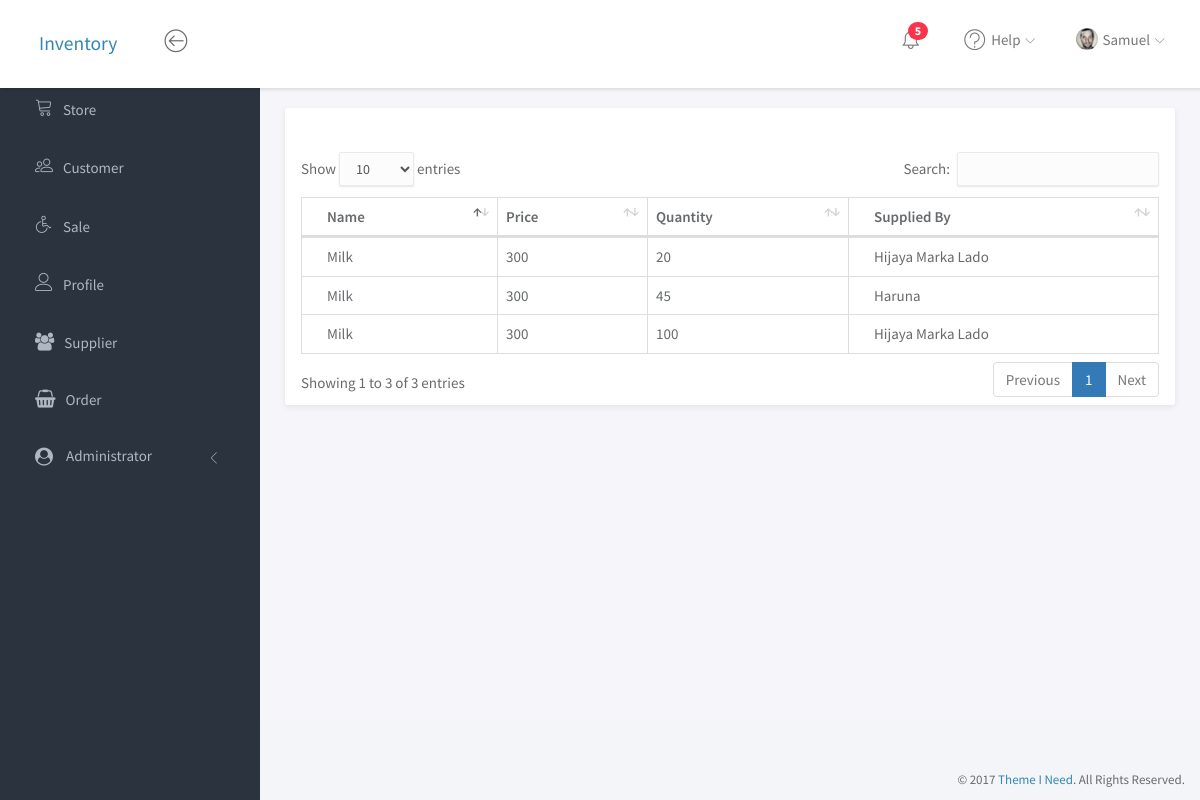
Screenshot of /store/item/2/ with the database file from the repository.
### store/models.py (models this page shows, shortened)
class Stock(models.Model):
    item = models.ForeignKey(Item, related_name='items')
    quantity = models.PositiveIntegerField(default=0)
    added_by = models.ForeignKey(Account, on_delete=models.CASCADE)
    order = models.ForeignKey(RequestOrder, on_delete=models.CASCADE)
    remaining = models.PositiveIntegerField(default=0)
    timestamp = models.DateTimeField(auto_now=False, auto_now_add=True)

class Item(models.Model):
    name = models.CharField(max_length=100)
    price = models.PositiveIntegerField()

class RequestOrder(models.Model):
    item = models.ForeignKey(Item, on_delete=models.CASCADE)
    supplier = models.ForeignKey(Supplier, on_delete=models.CASCADE)
    requested_by = models.ForeignKey(Account, on_delete=models.CASCADE)
    bill_no = models.CharField(max_length=20)
    requested_quantity = models.PositiveIntegerField()
    received_quantity = models.PositiveIntegerField(default=0)
    requested_price = models.PositiveIntegerField()
    received_price = models.PositiveIntegerField(default=0)
    stocked = models.BooleanField(default=False)
    action = models.CharField(choices=ACTIONS, max_length=20)

### supplier/models.py (models this page shows)
class Supplier(models.Model):
    name = models.CharField(max_length=100)
    address = models.TextField()
    contact = models.CharField(max_length=15)
    def __str__(self):
        return self.name

### store/views.py (the view)
# urls.py: url(r'^item/(?P<value>[0-9]+)/$', item, name='item'),
def item(request, value):
    item = get_object_or_404(Item, id=value)
    context = {
        'stock': Stock.objects.filter(item=item)
    }
    return render(request, 'item.html', context)

### cart/context_processors.py (called while the page is built)
def cart(request):
    return {'cart': Cart(request) }

### index/templatetags/nav_modifiers.py (called while the page is built)
@register.simple_tag
def is_active(current_path, link_path, param=None):
    try:
        if param is None:
            if reverse(link_path) == current_path:
                return 'active'
        else:
            if reverse(link_path, param) == current_path:
                return 'active'
            else:
                return ''
    except:
        return ''

### index/utilities.py (called while the page is built)
def user(request):
    if request.user.is_authenticated:
        try:
            user = get_object_or_404(Account, user=request.user)
        except Exception as e:
            return {'user': request.user}
        return {'user': user}
    return {'user': 'None'}

### store/templates/item.html (shortened to what this page needs)
{% extends 'base.html' %}
{% load widget_tweaks %}
{% block style %}
    <link rel="stylesheet" href="/static/vendor/datatables/dataTables.bootstrap4.css">
{% endblock %}
{% block content %}
    <div class="panel panel-profile">
        <div class="clearfix">
            <div class="card mb-3">
                <div class="card-header">
                    <br/><br/>
                </div>
                <div class="card-body">
                    <div class="table-responsive">
                        <table class="table table-bordered" id="dataTable" width="100%" cellspacing="0">
                            <thead>
                            <tr>
                                <th>Name</th>
                                <th>Price</th>
                                <th>Quantity</th>
                                <th>Supplied By</th>
                            </tr>
                            </thead>
                            <tbody>
                            {% for item in stock %}
                                <tr>
                                    <td>{{ item.item.name }}</td>
                                    <td>{{ item.item.price }}</td>
                                    <td>{{ item.quantity }}</td>
                                    <td>{{ item.order.supplier }}</td>
                                </tr>
                            {% endfor %}
                            </tbody>
                        </table>
                    </div>
                </div>
            </div>
        </div>
    </div>
{% endblock %}

### index/templates/base.html (shortened to what this page needs)
<!doctype html>
<html lang="en">
<head>
	<link rel="stylesheet" href="/static/vendor/bootstrap/css/bootstrap.min.css">
	<link rel="stylesheet" href="/static/vendor/font-awesome/css/font-awesome.min.css">
	<link rel="stylesheet" href="/static/vendor/linearicons/style.css">
	<link rel="stylesheet" href="/static/vendor/chartist/css/chartist-custom.css">
	<link rel="stylesheet" href="/static/css/main.css">
    {% block style %}
    {% endblock %}
	<link rel="stylesheet" href="/static/css/demo.css">
</head>
<body>
<div id="wrapper">
    {% include 'header.html' %}
	{% include 'sidebar.html' %}
    <div class="main">
        <div class="main-content">
            <div class="container-fluid">
                {% block content %}
                {% endblock %}
            </div>
        </div>
    </div>
    <footer>
        <div class="container-fluid">
            <p class="copyright">&copy; 2017 <a href="https://www.themeineed.com" target="_blank">Theme I Need</a>. All Rights Reserved.</p>
        </div>
    </footer>
</div>
</body>
</html>

### index/templates/header.html (shortened to what this page needs)
<nav class="navbar navbar-default navbar-fixed-top">
			<div class="brand">
				<a href="">Inventory</a>
			</div>
			<div class="container-fluid">
				<div class="navbar-btn">
					<button type="button" class="btn-toggle-fullwidth"><i class="lnr lnr-arrow-left-circle"></i></button>
				</div>
				<div id="navbar-menu">
					<ul class="nav navbar-nav navbar-right">
						<li class="dropdown">
							<a href="#" class="dropdown-toggle icon-menu" data-toggle="dropdown">
								<i class="lnr lnr-alarm"></i>
								<span class="badge bg-danger">5</span>
							</a>
						</li>
						<li class="dropdown">
							<a href="#" class="dropdown-toggle" data-toggle="dropdown"><i class="lnr lnr-question-circle"></i> <span>Help</span> <i class="icon-submenu lnr lnr-chevron-down"></i></a>
						</li>
						<li class="dropdown">
							<a href="#" class="dropdown-toggle" data-toggle="dropdown"><img src="/static/img/user.png" class="img-circle" alt="Avatar"> <span>Samuel</span> <i class="icon-submenu lnr lnr-chevron-down"></i></a>
						</li>
					</ul>
				</div>
			</div>
		</nav>

### index/templates/sidebar.html (shortened to what this page needs)
<div id="sidebar-nav" class="sidebar">
    <div class="sidebar-scroll">
        <nav>
            <ul class="nav">
                {% with path='store:index' title='Store' icon='lnr lnr-cart' %}
                    {% include 'components/nav_link.html' %}
                {% endwith %}
                {% with path='customer:index' title='Customer' icon='lnr lnr-users' %}
                    {% include 'components/nav_link.html' %}
                {% endwith %}
                {% with path='sale:index' title='Sale' icon='lnr lnr-wheelchair' %}
                    {% include 'components/nav_link.html' %}
                {% endwith %}
                {% with path='profile' title='Profile' icon='lnr lnr-user' %}
                    {% include 'components/nav_link.html' %}
                {% endwith %}
                {% with path='supplier:index' title='Supplier' icon='fa fa-users' %}
                    {% include 'components/nav_link.html' %}
                {% endwith %}
                {% with path='supplier:order' title='Order' icon='fa fa-shopping-basket' %}
                    {% include 'components/nav_link.html' %}
                {% endwith %}
                <li>
                    <a href="#subPages" data-toggle="collapse" class="collapsed"><i class="fa fa-user-circle"></i>
                        <span>Administrator</span> <i class="icon-submenu lnr lnr-chevron-left"></i></a>
                </li>
            </ul>
        </nav>
    </div>
</div>

### index/templates/components/nav_link.html
{% load nav_modifiers %}
<li>
    {% if param == None %}
        <a class="{% is_active request.path path %}" href="{% url path %}">
    {% else %}
        <a class="{% is_active request.path path param %}" href="{% url path param%}">
    {% endif %}
        <i class="{{ icon }} u-mr-xsmall active"></i>{{ title }}
    </a>
</li>

### index/templates/components/nav_child.html (shortened to what this page needs)
{% load nav_modifiers %}

### rows the page displays
Stock: item.name "Milk", item.price "300", quantity "20", order.supplier "Hijaya Marka Lado"
Stock: item.name "Milk", item.price "300", quantity "45", order.supplier "Haruna"
Stock: item.name "Milk", item.price "300", quantity "100", order.supplier "Hijaya Marka Lado"

### other values shown
{{ title }} "Store Customer Sale Profile Supplier Order"
